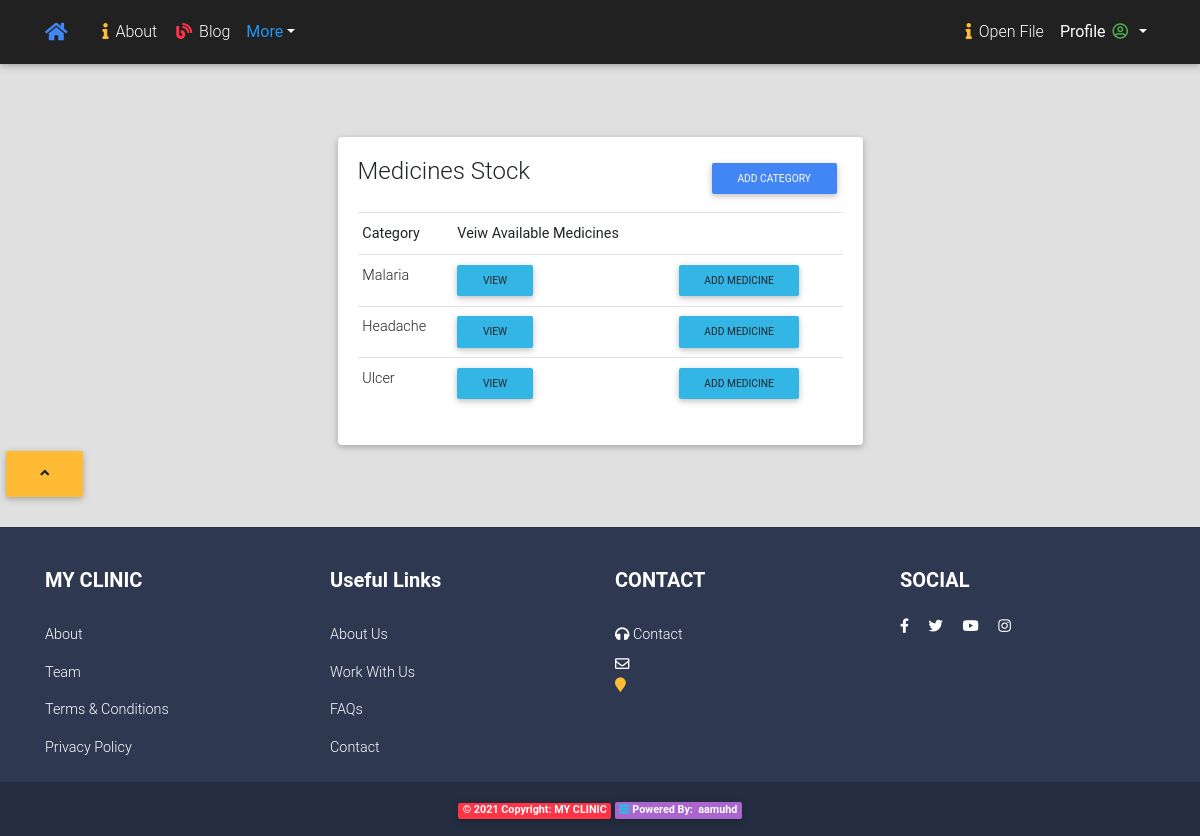
Page /stock/categories/ (signed in) on the committed database.
### stock/models.py (models this page shows, shortened)
class Category(models.Model):
    name = models.CharField(max_length=30)
    class Meta:
        verbose_name_plural = 'Categories'

### patientsrecords/decorators.py (the view)
        def wrapper_func(request, *args, **kwargs):
            if request.user.groups.exists:
                group = request.user.groups.all()
                for grp in group:
                    if grp.name in authorized_users:
                        return view_func(request, *args, **kwargs)
                    else:
                        return HttpResponse('<h1>You are not allowed here</h1>')

### stock/views.py (called while the page is built)
@login_required(login_url = 'account:login')
@allow_users(authorized_users = ['admin', 'pharmacist'])
def categories(request):
    cat = Category.objects.all()
    context = {'categories': cat}
    return render(request, 'stock/categories.html', context)

### templates/stock/categories.html (shortened to what this page needs)
{% extends 'core/base.html' %}
{% load static %}
{% block content %}
    <div class="container" style="margin-top: 10%;">
              <div class="row" style="width: 50%; margin-left: 25%; margin-right: 25%;">
                  <div class="col-md">
                      <div class="card card-body">
                          <h4 class="card-title">
                              Medicines Stock
                              <a style="float:right;" href="{% url 'stock:add_category' %}" class="btn btn-sm btn-primary">
                                  add category
                                </a>
                          </h4>
                        <table class="table table-sm">
                            <tr>
                                <th>Category</th>
                                <th>Veiw Available Medicines</th>
                                <th></th>
                            </tr>
                            {% for category in categories %}
                            <tr>
                              <td>
                                  {{ category.name }}
                              </td>
                              <td>
                                  <a href="{% url 'stock:medicine' category.id %}" class="btn btn-sm btn-info">
                                      View
                                  </a>
                              </td>
                              <td>
                                <a href="{% url 'stock:add_medicine' category.id %}" class="btn btn-sm btn-info">
                                    Add Medicine
                                  </a>
                              </td>
                            </tr>
                            {% endfor %}
                        </table>
                      </div>
                  </div>
              </div>
    </div>
{% endblock content %}

### static/core/css/style.css (style rules this page uses)
body, html { height: 100%; }

### static/css/style.css (style rules this page uses)
html, body, .view { height: 100%; }

### templates/core/base.html (style rules this page uses)
html, body, header { height: 60vh; }

### rows in the picture
Category: name "Malaria"
Category: name "Headache"
Category: name "Ulcer"
